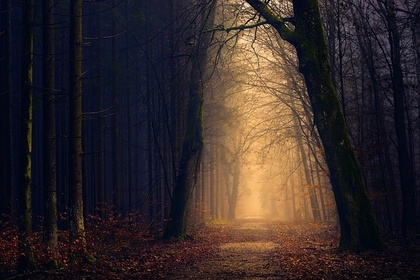
%> input picture wood.jpg, 420 x 280 px, shrunk from 640 x 426 before the run
$ octave main_enhancement.m   (GNU Octave 9; MATLAB toolbox functions it lacks are replaced by stand-ins)
%> lines starting %> are read from the running program, lines starting %| are printed output that depends on the picture; in (x1, y1, x2, y2) boxes, pixels count from 0 and x2, y2 are one past the last pixel; in counts of white or black regions, pixels touching at a corner belong together; the program's own positions count from 1
%> further down, image is the input picture: size 280x420x3 uint8; mean R, G, B 52.3, 41.7, 41.4
### function/ContrastEnhancement.m
function u_sol = ContrastEnhancement(F, alpha, beta, gamma, delta, lambda, tol, maxIter)
%> called with alpha = 1.8, beta = 2.16, gamma = 0.0196, delta = 0.0196, lambda = 0.001, tol = 1e-05, maxIter = 200

[m, n, channel] = size(F);
%> m = 280; n = 420; channel = 3
u_sol = zeros(m, n, channel);
fmax = max(F, [], 3);
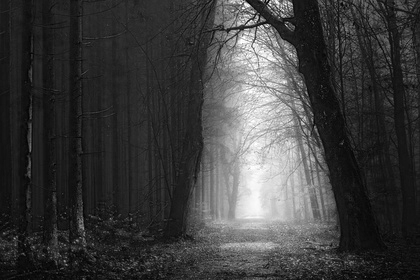
%> fmax: size 280x420 double; min 0.00392, max 1, mean 0.241
fmaxBar = mean(fmax, "all");
%> fmaxBar = 0.241
omega_d = (fmax <= fmaxBar);  % dark region
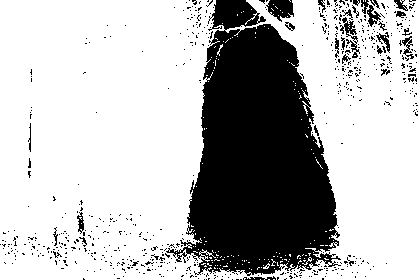
%> omega_d: size 280x420 logical; 72.1% white; 662 black regions (633 under 20 px), largest, box (x1, y1, x2, y2) and area: (166, 0, 341, 276) 29155, (266, 0, 294, 22) 402, (340, 17, 360, 58) 259
omega_b = (fmax > fmaxBar);  % bridght region
Smin = 0; Smax = 1;
lambda = lambda / gamma;
delta = delta / gamma;

for k = 1 : channel
    f = F(:, :, k);
    [fx, fy] = ComputeGrad(f, "f");
    fBar = mean(f, "all");

    iter = 0;
    relativeError = Inf;

    % initial
    u = f;
    v = f;
    dx = zeros(m, n);
    dy = zeros(m, n);
    bx = zeros(m, n);
    by = zeros(m, n);
    c  = zeros(m, n);

    g = (alpha * fBar) .* omega_d + f .* omega_b;
    hc = GaussianFilter(beta * omega_d + omega_b, 5);
    h = hc .* f;
    [hx, hy] = ComputeGrad(h, "f");
    hx(omega_b) = fx(omega_b);
    hy(omega_b) = fy(omega_b);

    while iter < maxIter && relativeError > tol
        % Updating u by poisson pde
        div_dhb = ComputeDiv(dx + hx - bx, dy + hy - by, "b");
        rhs = lambda * g - div_dhb + delta * (v-c);
        u_tmp = SolvePoissonPDE(u, rhs, lambda + delta);

        % Updating d by 2 norm closed-form
        [ux, uy] = ComputeGrad(u_tmp, "f");
        dx = (ux - hx + bx) * gamma / (gamma + 1);
        dy = (uy - hy + by) * gamma / (gamma + 1);

        % Updating v by projecting to [0, 255]
        v = min(Smax, max(Smin, u_tmp + c));

        % Updating b
        bx = bx + ux - hx - dx;
        by = by + uy - hy - dy;

        % Updating c
        c = c + u_tmp - v;

        % Compute the relative error
        relativeError = ComputeError(u_tmp, u);
        iter = iter + 1;
        u = u_tmp;
    end
    u = min(Smax, max(Smin, u));
    u_sol(:, :, k) = u;

end
%> this loop made 1 pass
%> pass 1, in ContrastEnhancement, `f = F(:, :, k);`:
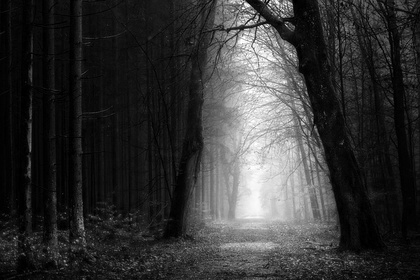
%> f: size 280x420 double; min 0, max 1, mean 0.205
end

### function/ComputeGrad.m
function [gradx, grady] = ComputeGrad(f, method)
%> the run ends on the next line
gradx = Gradx(f, method);
grady = Grady(f, method);

end

### main_enhancement.m
clc; clear; close all;
addpath("figure\");
addpath("function\");

file = 'wood.jpg';

% parameter
alpha = 1.8;
beta = 1.2 * alpha;
gamma = 5 / 255;
delta = 5 / 255;
lambda = 0.001;
tol = 1e-5;
maxIter = 200;

image = imread(file);

tic;
F = double(image) / 255;
u_sol = ContrastEnhancement(F, alpha, beta, gamma, delta, ...
